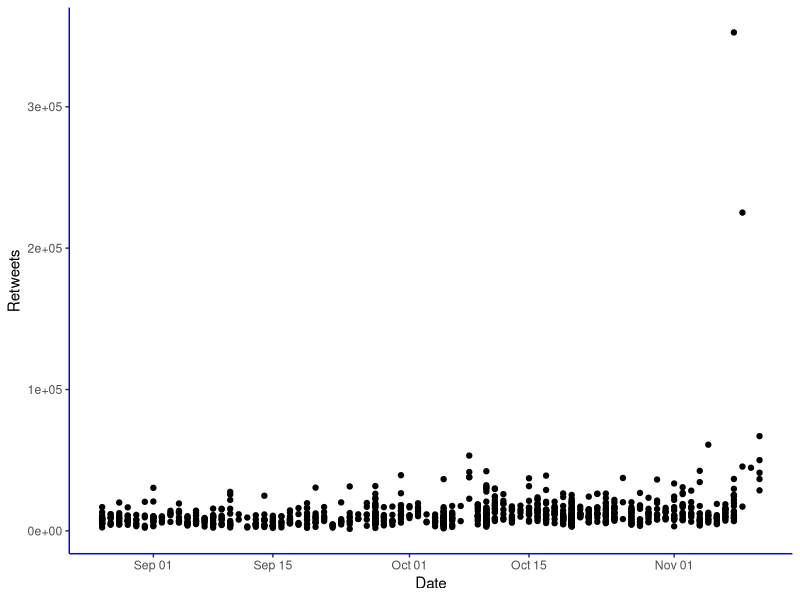
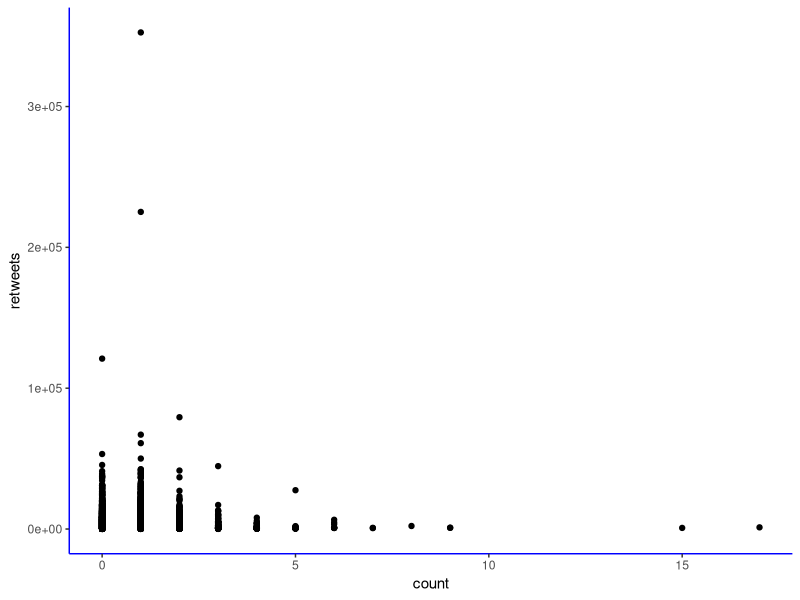

Reproduce these figures in R, in order.
# Data Crunching #
library(tidyverse)
library(lubridate)

clean_plot =  theme(axis.line = element_line(colour = "blue"), panel.grid.major = element_blank(),
                    panel.grid.minor = element_blank(), panel.border = element_blank(),
                    panel.background = element_blank(), legend.key = element_blank())


tweets = read.csv('TrumpTweets.csv', stringsAsFactors = F)

tweets$Date = ymd(tweets$Date)
tweets$Time = strptime(tweets$Time, format = '%H:%M:%S')
tweets$Time = hms(tweets$Time)

# seeing what hour Trump tweets at.
ggplot(data = tweets[1:1000,]) +
  geom_point(aes(x = Date, y = Retweets)) +
  clean_plot


# grepping for exclamation points
exclaim = (gregexpr(pattern = "!", text = tweets$Tweet_Text))
numexclaim = c()
# because I'm python trash and use for loops as defaults. learn dplyr, geez.
for (i in 1:length(exclaim)){
  if (sum(exclaim[[i]]) == -1){
    numexclaim[i] = 0
  }else{
    numexclaim[i] = length(exclaim[[i]])
  }
}

exclaimtweets = data.frame(tweets$Tweet_Text[1:length(exclaim)], numexclaim, tweets$Retweets[1:length(exclaim)])
names(exclaimtweets) = c('text', 'count', 'retweets')

# graphing the number of retweets against the number of exclamation points in the tweet.
ggplot(data = exclaimtweets) +
  geom_point(aes(x = count, y = retweets)) +
  clean_plot


exclaimtweets[exclaimtweets$count > 10,]


##### OBSERVATIONS #####

# There are a few tweets, I believe right after Trump was elected, that there's an order of magnitude 
# more retweets/favorites. In coming analyses, I might want to exclude this points so they don't skew the 
# analysis and presentation of the data.